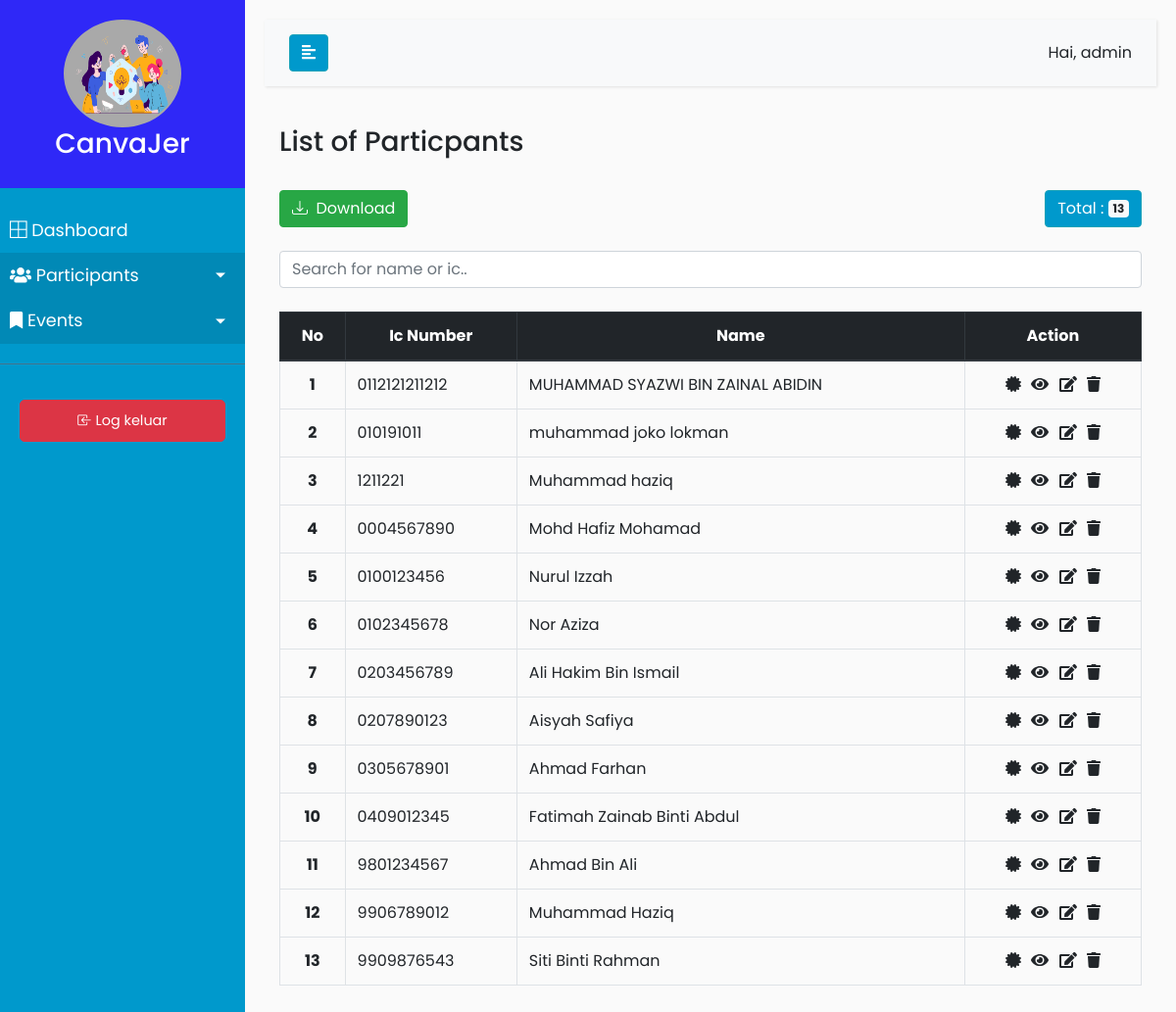
The app's page /participant/index.php (signed in) with its own data.
### tables this page shows
CREATE TABLE `participants` (
  `part_ic` varchar(20) NOT NULL,
  `part_fullname` varchar(255) DEFAULT NULL,
  `part_email` varchar(255) DEFAULT NULL,
  `part_age` int DEFAULT NULL,
  `part_gender` enum('Male','Female','Other') DEFAULT NULL,
  `part_phone` varchar(20) DEFAULT NULL,
  `created_at` timestamp NULL DEFAULT CURRENT_TIMESTAMP
);

### controllers/participantController.php (called while the page is built, shortened)
<?php
require_once WEB_ROOT_FILE. '/conn/database.php';
function getParticipantRecords(){
	$sql = "SELECT * FROM participants ORDER BY created_at DESC";
	$result = dbQuery($sql);
	$records = [];
	if (dbNumRows($result) >= 1) {
		while($participant = dbFetchAssoc($result)) {
			$records[] = $participant;
		}
	}
	return $records;
}
function getNumberParticipantRecords(){
	$sql = "SELECT COUNT(*) AS num_rows FROM participants";
	$result = dbQuery($sql);
	$records = dbFetchAssoc($result);
	return $records;
}

### conn/database.php (called while the page is built, shortened)
<?php
require_once 'config.php';
$dbConn = mysqli_connect ($dbHost, $dbUser, $dbPass,$dbName);
function dbQuery($sql)
{
	global $dbConn;
	$result = mysqli_query($dbConn,$sql);
	return $result;
}
function dbFetchAssoc($result)
{
	return mysqli_fetch_assoc($result);
}
function dbNumRows($result)
{
	return mysqli_num_rows($result);
}
?>

### participant/index.php (the view, shortened to what this page needs)
<?php
include('../layouts/header.php');
include('../layouts/menu.php');
include ('../controllers/participantController.php');
$participants = getParticipantRecords();
$Numparticipants = getNumberParticipantRecords();
?>
<div class="main-content ">
    <div class="container">
        <h3 class="print-container">List of Particpants</h3><br>
        <div class="row">
                <div class="col-6 col-sm-6">
                    <a href="<?php echo WEB_ROOT; ?>/participant/excel-report-list.php"><button type="button" class="btn btn-success"><i class="bi bi-download"></i>&nbsp&nbspDownload</button><br></a>
                </div>
                <div class="col-6 col-sm-6" style="text-align: right;">
                    <button type="button" class="btn btn-primary">
                        Total : <span class="badge badge-light"><?=$Numparticipants['num_rows']?></span>
                    </button>
                </div>
            </div><br>
        <input  class="form-control mr-sm-2 w-100" type="search" placeholder="Search for name or ic.." aria-label="Search" id="myInput" onkeyup="myFunction()"><br>
        <div class="table-responsive">
            <table class="table table-bordered print-container printIndex" id="myTable">
                <thead class="thead-dark">
                    <tr>
                        <th scope="col" style="text-align:center" >No</th>
                        <th scope="col" style="text-align:center" >Ic Number</th>
                        <th scope="col" style="text-align:center" >Name</th>
                        <th scope="col" style="text-align:center" >Action</th>
                    </tr>
                </thead>
                <tbody>
                    <?php
                    $number = 1;
                    foreach ($participants as $key => $participant) {?>
                            <tr>
                                <th scope="row"><center><?php echo $number++ ?></center></th>
                                <td><?= $participant['part_ic'] ?> </td>
                                <td><?= $participant['part_fullname'] ?> </td>
                                <td >
                                    <center >
                                            <a class="margin2px" href="<?php echo WEB_ROOT; ?>/participant/certificate.php?ic=<?php echo $participant['part_ic']?>"   ><i class="fas fa-certificate"></i></a>
                                            <a class="margin2px" href="<?php echo WEB_ROOT; ?>/participant/view.php?ic=<?php echo $participant['part_ic']?>"><i class="fas fa-eye"></i></a>
                                            <a class="margin2px"  href="<?php echo WEB_ROOT; ?>/participant/update.php?ic=<?php echo $participant['part_ic']?>"><i class="fas fa-edit"></i></a>
                                            <a class="margin2px" href="<?php echo WEB_ROOT; ?>/controllers/participantController.php?cmd=delete-participant&ic=<?php echo $participant['part_ic']?> " ><i class="fas fa-trash"></i></a>
                                </td>
                            </tr>
                        <?php
                        }
                        ?>
                </tbody>
            </table>
        </div>
    </div>
</div>
<?php include('../layouts/footer.php'); ?>

### css/style.css (style rules this page uses)
body { font-family: 'Poppins', sans-serif; background: #fafafa; }
a, a:hover, a:focus { color: inherit; text-decoration: none; transition: all 0.3s; }
.btn-info , .btn-primary { color: #fff; background-color: #0099CC ; border-color: #17a2b8; }
.margin2px { margin: 3px; }

### records on screen
participants: part_ic "0112121211212", part_fullname "MUHAMMAD SYAZWI BIN ZAINAL ABIDIN"
participants: part_ic "010191011", part_fullname "muhammad joko lokman"
participants: part_ic "1211221", part_fullname "Muhammad haziq"
participants: part_ic "0004567890", part_fullname "Mohd Hafiz Mohamad"
participants: part_ic "0100123456", part_fullname "Nurul Izzah"
participants: part_ic "0102345678", part_fullname "Nor Aziza"
participants: part_ic "0203456789", part_fullname "Ali Hakim Bin Ismail"
participants: part_ic "0207890123", part_fullname "Aisyah Safiya"
participants: part_ic "0305678901", part_fullname "Ahmad Farhan"
participants: part_ic "0409012345", part_fullname "Fatimah Zainab Binti Abdul"
participants: part_ic "9801234567", part_fullname "Ahmad Bin Ali"
participants: part_ic "9906789012", part_fullname "Muhammad Haziq"
participants: part_ic "9909876543", part_fullname "Siti Binti Rahman"

### other values on screen
$_SESSION['user']['ad_username'] "admin"
$Numparticipants['num_rows'] "13"
